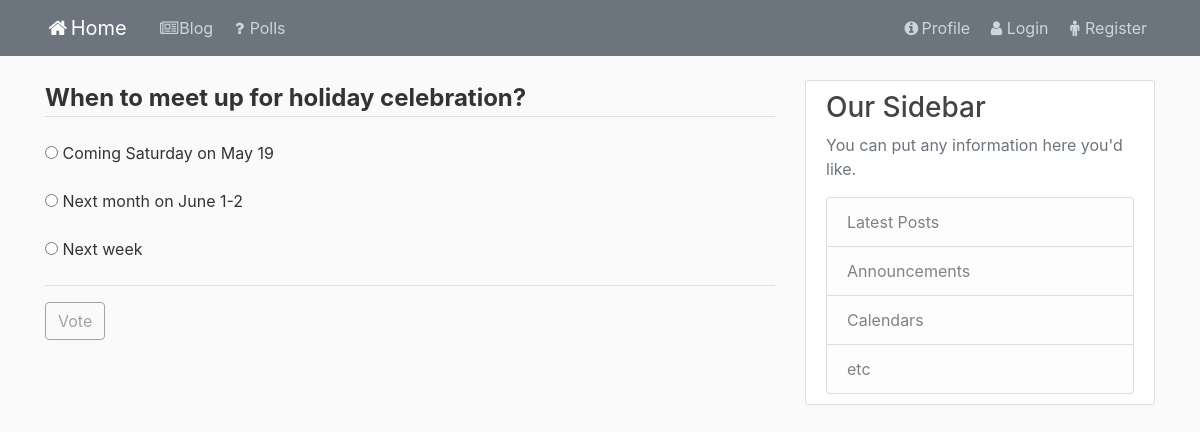
Page /polls/18/detail/ on the committed database.
### polls/models.py (models this page shows, shortened)
class Question(models.Model):
    question_text = models.CharField(max_length=255)
    publication_date = models.DateTimeField(default=timezone.now)
    author = models.ForeignKey(User, on_delete=models.CASCADE)

class Choice(models.Model):
    question = models.ForeignKey(Question, on_delete=models.CASCADE)
    choice_text = models.CharField(max_length=255)
    votes = models.IntegerField(default=0)

### polls/views.py (the view)
# urls.py: path('<int:pk>/detail/', views.IndexDetailView.as_view(), name='polls-detail'),
class IndexDetailView(generic.DetailView):
    model = Question
    template_name = 'polls/polls_detail.html'

### polls/templates/polls/polls_detail.html (shortened to what this page needs)
{% extends 'blog/base_blog.html' %}
{% load crispy_forms_tags %}
{% block content %}
<form action="{% url 'polls:polls-vote' question.id %}" method="post" enctype="multipart/form-data">
    <fieldset class="form-group">
        {% if question %}
            <legend class="border-bottom mb-4"><strong>{{ question.question_text }}</strong></legend>
            {% for choice in question.choice_set.all %}
            <div class="form-group">
                <input type="radio" name="choice" id="choice{{ forloop.counter }}" value="{{ choice.id }}">
                <label for="choice{{ forloop.counter }}">{{ choice.choice_text }}</label><br>
            </div>
            {% endfor %}
        {% endif %}
        <div class="form-group border-top pt-3">
            {% if question.author == user and user.is_authenticated %}
                <a class="btn btn-outline-secondary" href="{% url 'polls:choice-update' question.id %}">Edit</a>
                <button class="btn btn-outline-info" type="submit">Vote</button>
            {% elif user.is_authenticated %}
                <button class="btn btn-outline-info" type="submit">Vote</button>
            {% else %}
                <button class="btn btn-outline-secondary" type="submit" disabled>Vote</button>
            {% endif %}
        </div>
    </fieldset>
</form>
{% endblock content%}

### blog/static/blog/base.css (style rules this page uses)
body { background: #fafafa; color: #333333; margin-top: 5rem; }

### rows in the picture
Question: question_text "When to meet up for holiday celebration?"
Choice: choice_text "Coming Saturday on May 19"
Choice: choice_text "Next month on June 1-2"
Choice: choice_text "Next week"
